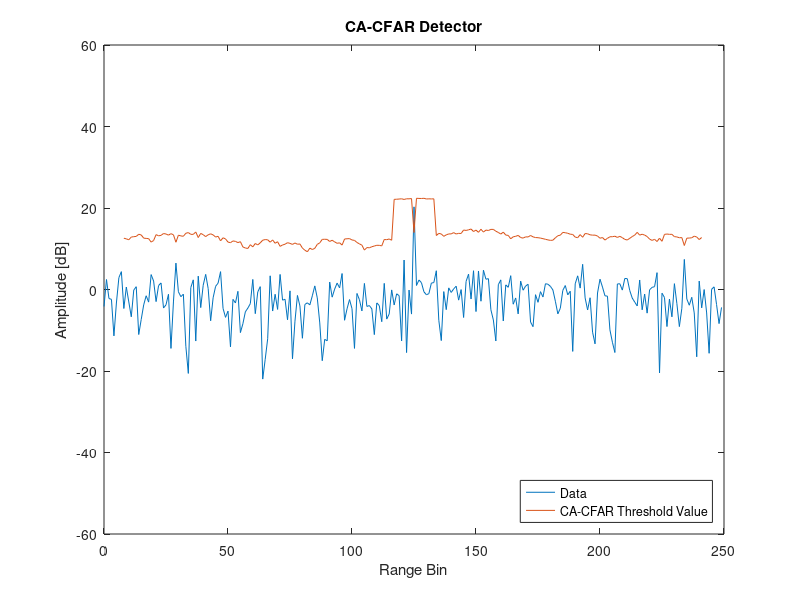

This chart was generated by the following MATLAB code:
%% File information
% Written by M. Y. Martin (MRTMOG014)
% EEE4022S (2018)
% CA_CFAR_Threshold.m: Simulate CA-CFAR detector with Gaussian data

%% CA-CFAR detector
clc;
close all;
clear;

% define inputs and parameters
D = 250;                                % length of data; number of samples
N = 16;                                 % length of window
Np = 1;                                 % number of pulses
j = 1i;                                 % use j as sqrt(-1)
PFA = 10^-6;                            % desired PFA
SNRdB = 20;                             % SNR in Decibels
SNR = 10^(SNRdB/10);                    % Decibels to linear SNR

% include multiple targets
t = 1;                                  % number of targets and interfering targets (max 3)

% include clutter edge
v = 1;                                  % variance of noise in clutter edge; v = 1 => no clutter edge
d = -1;                                  % number of samples from centre to clutter edge start (distance)

% 1xD matrix of complex Gaussian noise: (I + jQ)/sqrt(2); v scales second part => clutter edge
noise = [((randn(1,(D/2) + d) + j.*randn(1,(D/2) + d))/sqrt(2)),(sqrt(v)*(randn(1,(D/2) - d) + j.*randn(1,(D/2) - d))/sqrt(2))];
    
% insert target(s)
target_voltage = sqrt(SNR);
target_signal = target_voltage*(randn(1,t) + j.*randn(1,t))/sqrt(2);
signal1 = noise; % noise only; H0
for y = 0:(t - 1)   % update signal with targets from centre of data at intervals of 3 samples
    signal1((D/2) + 1 + 3*y) = signal1((D/2) + 1 + 3*y) + target_signal(y + 1);  % H1
end

% square law detector after target is added
signal = abs(signal1).^2;

% compute CA-CFAR interference statistic 'g'
g = zeros(D,1);
for CUT = (N/2 + 1):1:(D - N/2)    % first N/2 and last N/2 samples in signal will NOT become the CUT (eg. 9 to 392)
    g(CUT) = mean([signal((CUT - N/2):(CUT - 1)) signal((CUT + 1):(CUT + N/2))]); % cell-average data in window (excluding CUT)
end

% compute CA-CFAR constant 'a' for desired PFA
a = N.*(PFA.^(-(1./N)) - 1);

% compute detection threshold 'T'
T = a.*g;

% plot the threshold and noise
x = 0:(D - 1); % x-axis sample number
figure;
plot(x,10*log10(signal),x,10*log10(T));
xlabel('Range Bin');
ylabel('Amplitude [dB]');
ylim([-60 60]);
title('CA-CFAR Detector');
lgd = legend('Data','CA-CFAR Threshold Value');
set(lgd,'Location','SouthEast');
